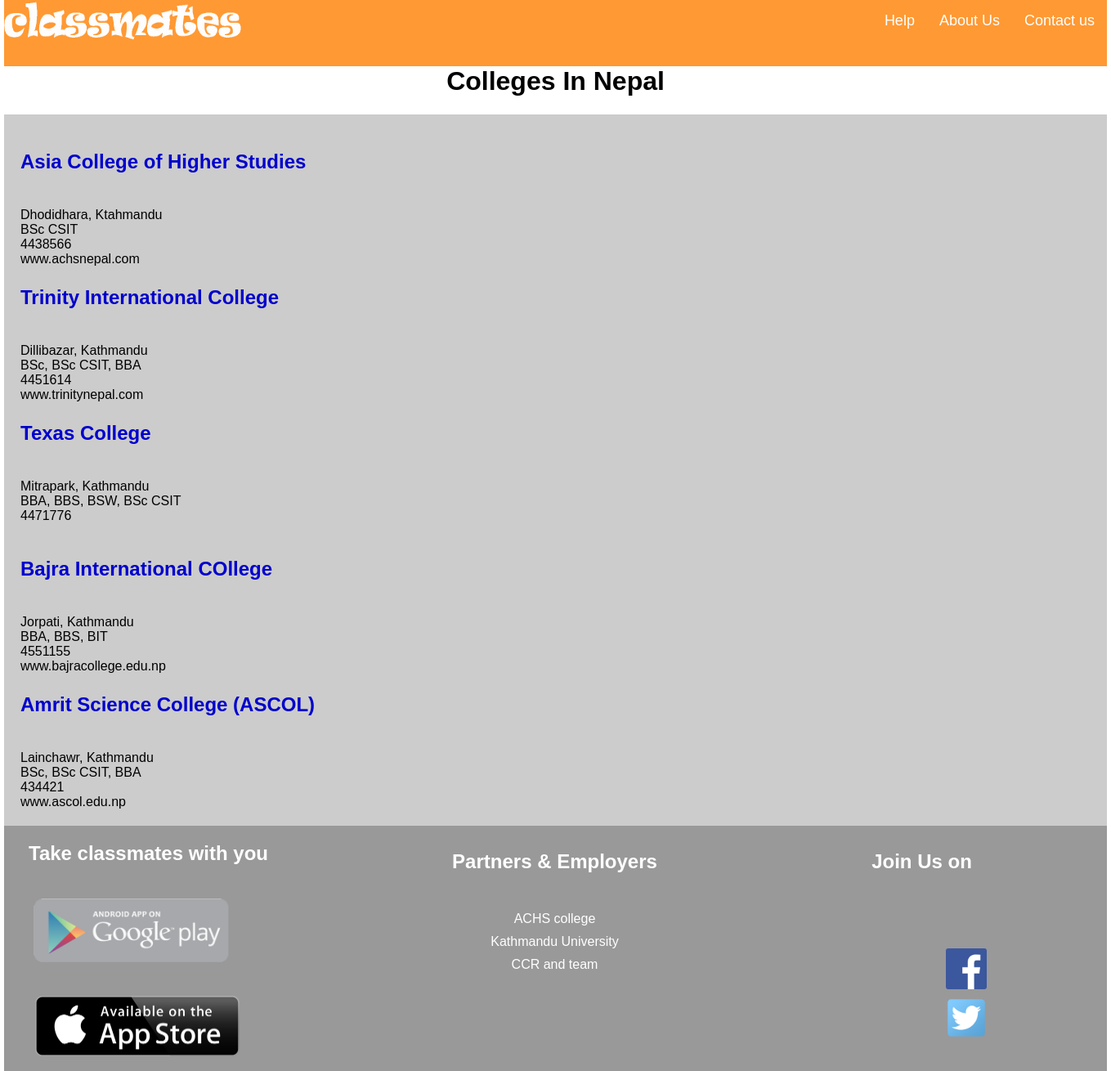
Screenshot of /colleges_nepal.php with the database file from the repository.
### tables this page shows
CREATE TABLE IF NOT EXISTS `tbl_college` (
  `id` int(11) NOT NULL,
  `name` text NOT NULL,
  `location` text NOT NULL,
  `contact` int(11) NOT NULL,
  `website` text NOT NULL,
  `faculties` text NOT NULL
);

### colleges_nepal.php (the view, shortened to what this page needs)
<!DOCTYPE html PUBLIC "-//W3C//DTD XHTML 1.0 Transitional//EN" "http://www.w3.org/TR/xhtml1/DTD/xhtml1-transitional.dtd">
<html xmlns="http://www.w3.org/1999/xhtml">
<head>
<link href="css/nonuser.css" type="text/css" rel="stylesheet" />
</head>
<body>
<div class="wrapper">
<?php include('include/header.php'); ?>
<div class="wall">
	<div class="header">
	<h1>Colleges In Nepal</h1>
</div>
<div class="echo">
	<?php
				$q = "SELECT * FROM tbl_college WHERE id ORDER BY id ASC";
				$result = mysql_query($q);
				$num = mysql_num_rows($result);
				for($i=1; $i<=$num; $i++)
				{
					$row = mysql_fetch_array($result);
					$name = $row['name'];
					$location = $row['location'];
					$faculties = $row['faculties'];
					$contact = $row['contact'];
					$website = $row['website'];
		?>
        <h3><?php echo $name ?></h3><br />
         <?php echo $location ?><br />
         <?php echo $faculties ?><br />
         <?php echo $contact ?><br />
         <?php echo $website ?><br />
   <?php
				}
	?>
</div>
    <?php include('include/footer.php');?>
</div>
</div>
</body>
</html>

### include/header.php
<div class="banner1">
    			<a href="home.php"><img src="images/classmate1.png"  class="logo" width="300" height="50" /></a>
       			<ul>
        			<li><a href="#">Contact us</a></li>
        			<li><a href="#">About Us</a></li>
        			<li><a href="#">Help</a></li>
        		</ul>
    		</div>

### include/footer.php (shortened to what this page needs)
<div class="footer">
        	<div class="footer1">
            	<h2>Take classmates with you</h2>
                <div class="googleplay">
                </div>
                <div class="ios">
                </div>
            </div>
            <div class="footer2">
            	<div class="box1">
            		<h2>Partners & Employers</h2>
           		</div>
                <div class="partners">
                	<ul>
                	<li>ACHS college</li>
                	<li>Kathmandu University</li>
                	<li>CCR and team</li>
                	</ul>
                </div>
             </div>
             <div class="footer3">
             <div class="box1">
            		<h2>Join Us on</h2>
           		</div>
                <div class="facebook">
                </div>
                <br clear="all"/>
                <div class="twitter">
                </div>
                <br clear="all"/>
             </div>
</div>

### css/nonuser.css (style rules this page uses)
body { margin:0px; padding:0px; font-family:Tahoma, Geneva, sans-serif; }
.wrapper { height:auto; width:1349px; padding:0px; margin:0 auto; background-color:#F93; }
.banner1 { height:60px; }
.banner1 img { float:left; margin:0px; }
ul, li { margin:0px; padding:0px; }
.banner1 ul li { list-style:none; display:inline-block; float:right; font-size:18px; padding:15px; }
.banner1 a { text-decoration:none; color:#FFF; }
.wrapper .wall { height:auto; width:100%; background-color:#FFF; }
.wrapper .wall .header { text-align:center; }
.wrapper .wall .echo { padding:20px; background-color:#CCC; }
.wrapper .wall .echo h3 { color:#00C; font-size:24px; }
.wrapper .footer { background-color:#999; height:300px; width:1349px; }
.wrapper .footer .footer1 { height:300px; width:449px; float:left; }
.wrapper .footer .footer1 h2 { color:#FFF; margin-left:30px; }
.wrapper .footer .footer1 .googleplay { height:80px; width:250px; margin-left:30px; margin-top:40px; background-image:url(../images/googleplay.png); background-position:center; background-size:contain; background-repeat:no-repeat; }
.wrapper .footer .footer1 .ios { height:80px; width:250px; margin-left:38px; margin-top:40px; background-image:url(../images/apple.png); background-size:contain; background-repeat:no-repeat; }
.wrapper .footer .footer2 { height:300px; width:449px; float:left; }
.wrapper .footer .footer2 .box1 { height:100px; }
.wrapper .footer .footer2 h2 { margin:0px; color:#FFF; padding:30px; text-align:center; }
.wrapper .footer .footer2 .partners { display:block; margin:0 auto; }
.wrapper .footer .footer2 ul li { list-style:none; padding:5px; color:#FFF; text-align:center; }
.wrapper .footer .footer3 { height: 300px; width:449px; float:left; }
.wrapper .footer .footer3 .box1 { height:100px; }
.wrapper .footer .footer3 h2 { margin:0px; color:#FFF; padding:30px; text-align:center; }
.wrapper .footer .footer3 .facebook { float:right; height:50px; width:80px; margin-right:130px; margin-top:50px; background-image:url(../images/facebook.png); background-position:center; background-size:contain; background-repeat:no-repeat; }
.wrapper .footer .footer3 .twitter { float:right; height:50px; width:80px; margin-right:130px; margin-top:10px; background-image:url(../images/twitter.png); background-position:center; background-size:contain; background-repeat:no-repeat; }

### rows the page displays
tbl_college: name "Asia College of Higher Studies", location "Dhodidhara, Ktahmandu", faculties "BSc CSIT", contact "4438566", website "www.achsnepal.com"
tbl_college: name "Trinity International College", location "Dillibazar, Kathmandu", faculties "BSc, BSc CSIT, BBA", contact "4451614", website "www.trinitynepal.com"
tbl_college: name "Texas College", location "Mitrapark, Kathmandu", faculties "BBA, BBS, BSW, BSc CSIT", contact "4471776"
tbl_college: name "Bajra International COllege", location "Jorpati, Kathmandu", faculties "BBA, BBS, BIT", contact "4551155", website "www.bajracollege.edu.np"
tbl_college: name "Amrit Science College (ASCOL)", location "Lainchawr, Kathmandu", faculties "BSc, BSc CSIT, BBA", contact "434421", website "www.ascol.edu.np"
